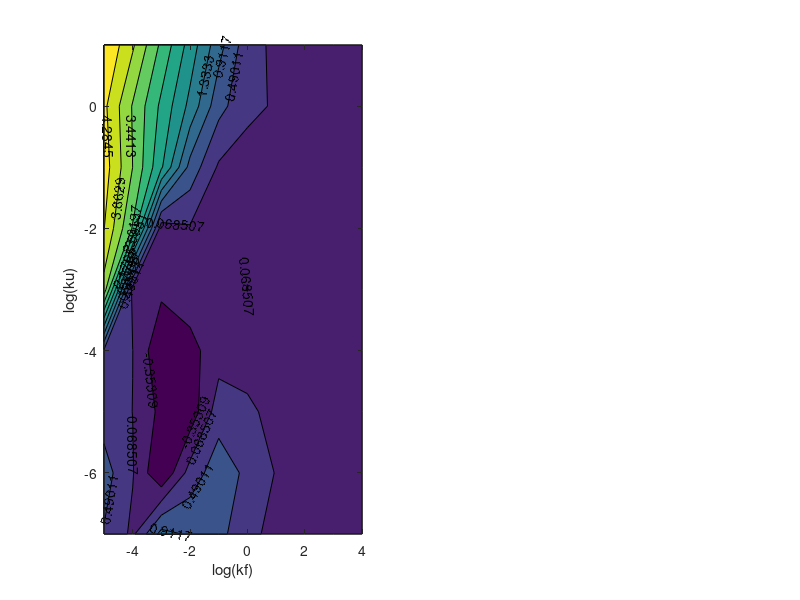

The MATLAB script that drew this image: (Note: this script raises an error after producing the figure.)
%// According to the result of 2005-07-25 by Method C:

%// ku: 1e-6 to 1e0;
%// kf: 1e-4 to 1e2; 

ku=[-7:1];
kf=[-5:4];

%// The matrix is arranged by [ku * kf] ([row * col])
%//DATA as of 2005-07-28:
errorKf=[0.4556549	-0.01828868	1.050883	0.853524	0.5290253	0.4008993	-0.2923171	-0.07735259	-0.08184659	-0.03333071
0.673955	0.096910	-0.774690	0.245510	0.735600	0.394450	0.045323	-0.100730	-0.05862592	-0.05352101
0.2882167	0.064458	-0.468520	-0.630780	0.301030	0.164350	-0.083020	-0.032920	-0.05321444	-0.07833031
0.4275596	0.071882	-0.714440	-0.482800	-0.129010	-0.159890	-0.082494	-0.079877	-0.053860	-0.03176117
3.689644	-0.085657	-0.262010	-0.145090	-0.081970	0.075547	-0.346790	0.021189	-0.03613162	-0.07694759
4.298763	2.980000	-0.159270	0.025306	-0.076238	-0.012781	0.033424	-0.086716	-0.009310826	-0.04366663
4.493628	3.439300	2.238000	0.764920	0.0086002	-0.134300	0.056905	-0.055024	-0.1412561	-0.04932972
4.383855	3.406500	2.501100	1.633500	0.632460	0.178980	0.021189	-0.124360	-0.02013314	-0.2248939
4.706089	3.925650	2.924274	1.999337	1.073769	0.2343787	-0.02231845	-0.05066318	-0.02639482	-0.06389091 ];

errorKu=[0.5362648	0.613167	0.2987948	-1.405067	-1.227110	-1.284403	-0.063952	0.5518517	0.9380688	3.194912
0.6528928	0.113940	0.056905	0.060698	-1.452200	-1.806900	-1.712200	-0.179800	0.5593042	1.629744
0.2737039	0.041393	-0.421360	0.181840	0.511880	-1.847700	-2.406700	-1.545200	-0.01170274	0.08190268
0.3725587	0.049218	-0.730490	-0.446120	0.060698	0.350250	-1.785200	-1.882700	-1.669443	0.06129267
2.419885	-0.151810	-0.275720	-0.153660	-0.006564	0.164350	0.012837	-1.490800	-2.561650	-1.357599
2.205102	1.702400	-0.210420	0.008600	-0.012334	0.017033	0.075547	0.315970	-1.812377	-1.849725
1.329267	1.318100	1.204100	0.510550	-0.004804	0.064458	0.120570	0.012837	0.2561238	-2.021748
0.4368871	0.371070	0.397940	0.342420	0.328380	0.214840	0.127100	-0.061981	0.04754534	0.2192282
-0.06825384	0.02906619	0.002307435	-0.04037419	0.05707666	0.02668265	0.137355	0.05827748	0.01223896	-0.006997338  ];

        
%// Plot 3-D error gragh:
[X,Y]=meshgrid(kf,ku);

% subplot(1,2,1);
% meshc(X,Y,errorKf)
% ylabel('log(ku)');
% xlabel('log(kf)');
% zlabel('Error of kf');
% COLORBAR('horizon');
% 
% subplot(1,2,2);
% meshc(X,Y,errorKu)
% ylabel('log(ku)');
% xlabel('log(kf)');
% zlabel('Error of ku');
% COLORBAR('horizon');

% %//Contour Graph:
subplot(1,2,1);
[C,h]=contourf(X,Y,errorKf,12);
clabel(C);
ylabel('log(ku)');
xlabel('log(kf)');
COLORBAR('horiz');
title('Relative Error of kf ( log(fitted value/true value) )');

subplot(1,2,2);
[C,h]=contourf(X,Y,errorKu,20);
clabel(C);
ylabel('log(ku)');
xlabel('log(kf)');
COLORBAR('horiz');
title('Relative Error of ku ( log(fitted value/true value) )');










